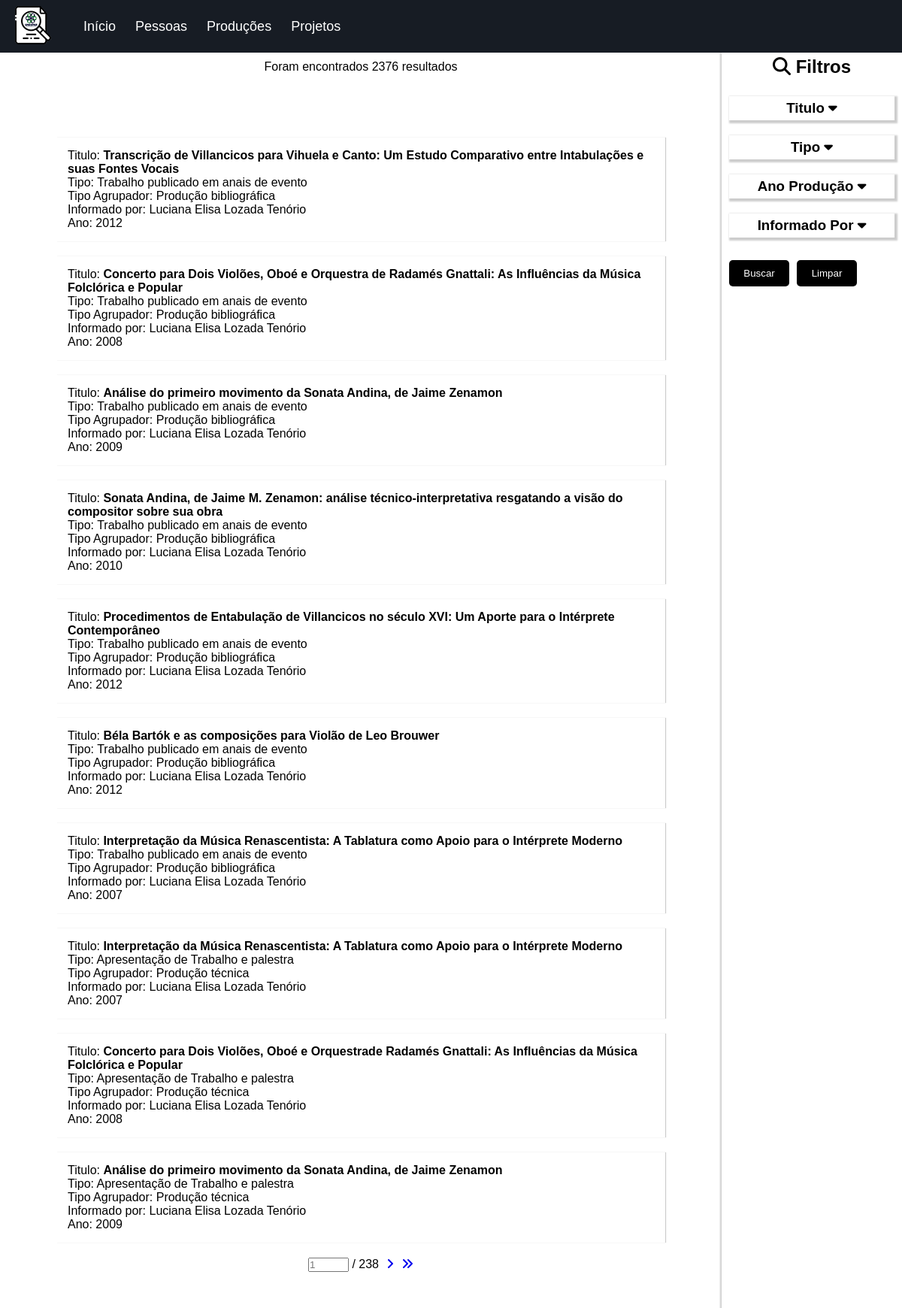
/lattes/producoes, run on the app's committed database.
### lattes/models.py (models this page shows)
class Producao(models.Model):
    ano = models.IntegerField()
    informadoPor = models.CharField(max_length=255)
    tipo = models.CharField(max_length=255)
    tipoAgrupador = models.CharField(max_length=255)
    titulo = models.CharField(max_length=255)

### lattes/views.py (the view)
# urls.py: path("producoes", views.producoes, name="producoes"),
def producoes(request):
    context = {}
    producoes_filtradas = ProducaoFilter(
        request.GET,
        queryset=Producao.objects.all()
    )
    p = Paginator(producoes_filtradas.qs, 10)
    page_number = request.GET.get('page')
    Producao_page = p.get_page(page_number)
    context["Producao_page"] = Producao_page
    context["producoes_filtradas"] = producoes_filtradas
    context["length"] = len(producoes_filtradas.qs)
    return render(request, "lattes/producoes.html", context)

### lattes/templatetags/lattes_extras.py (called while the page is built)
@register.simple_tag
def my_url(value, field_name, urlencode=None):
    url = '?{}={}'.format(field_name, value)
    if urlencode:
        querystring = urlencode.split('&')
        f_querystring = filter(lambda p: p.split('=')[0]!=field_name, querystring)
        e_querystring = '&'.join(f_querystring)
        url='{}&{}'.format(url, e_querystring)
    return url

### lattes/templates/lattes/producoes.html (shortened to what this page needs)
{% extends 'lattes/layout.html' %}
{% block main %}
{% load lattes_extras %}
<div id="head">
    <p>Foram encontrados {{length}} resultados</p>
</div>
<div id="grid-main">
    {% for producao in Producao_page %}
    <div class="grid-item">
        <p>
            Titulo: <b>{{ producao.titulo }}</b> <br>
            Tipo: {{producao.tipo }} <br>
            Tipo Agrupador: {{ producao.tipoAgrupador }} <br>
            Informado por: {{ producao.informadoPor }} <br>
            Ano: {{ producao.ano }}
        </p>
    </div>
    {% endfor %}
    <div id="Paginator">
        <form method="GET">
            <input type="number" name="page" placeholder="{{Producao_page.number}}"> /
            {{Producao_page.paginator.num_pages}}
        </form>
        {% if Producao_page.has_next %}
        <a href="{% my_url Producao_page.next_page_number 'page' request.GET.urlencode %}"><i
                class="fas fa-angle-right"></i></a>
        <a href="{% my_url Producao_page.paginator.num_pages 'page' request.GET.urlencode %}"><i
                class="fas fa-angle-double-right"></i></a>
        {% endif %}
    </div>
</div>
{% endblock %}
{% block aside %}
<h2><i class="fas fa-search"></i> Filtros</h2>
<form method="GET">
    <div id="filtroTitulo">
        <div class="drop-bnt">
            <h3>Titulo <i class="fas fa-caret-down"></i></h3>
        </div>
    </div>
    <div id="filtroTipo">
        <div class="drop-bnt">
            <h3>Tipo <i class="fa fa-caret-down"></i></h3>
        </div>
    </div>
    <div id="filtroAno">
        <div class="drop-bnt">
            <h3>Ano Produção <i class="fas fa-caret-down"></i></h3>
        </div>
    </div>
    <div id="filtroInformadoPor">
        <div class="drop-bnt">
            <h3>Informado Por <i class="fas fa-caret-down"></i></h3>
        </div>
    </div>
    <input type="submit" value="Buscar">
    <a href="?" class="botao">Limpar</a>
</form>
{% endblock %}

### lattes/static/css/estilo.css (style rules this page uses)
* { margin: 0; padding: 0; font-family: Arial, Helvetica, sans-serif; text-decoration: none; }
p, h2 { text-align: center; padding: 5px; }
aside h3 { text-align: center; margin: 20px 10px 20px 10px; padding: 5px; box-shadow: 2px 2px 2px 2px rgba(0, 0, 0, 0.2); }
#head { background-color: white; }
#head p { padding: 10px; }
#grid-main { background-color: white; margin: 50px; display: grid; padding: 20px; grid-column-gap: 20px; grid-row-gap: 10px; grid-template-columns: auto; }
.grid-item { margin: 5px; padding: 10px; box-shadow: 1px 0px 1px 0px rgba(0, 0, 0, 0.2); }
.grid-item p { text-align: left; }
#Paginator { margin: 0 auto 0; display: flex; }
#Paginator input { width: 50px; }
#Paginator a { margin: 5px 5px 0 5px; }
#Paginator form { margin: 5px 5px 0 5px; }
aside input[type=submit] { background-color: black; color: white; margin: 10px 0 0 10px; width: 80px; height: 35px; border: 0px; border-radius: 5px; display: inline-block; }
.botao:link , .botao:visited { background-color: black; color: white; text-align: center; margin: 10px 0 0 10px; border-radius: 5px; width: 80px; height: 25px; padding-top: 10px; display: inline-block; position: absolute; font-size: 13.3333px; font-weight: 400; }

### data on the page
Producao: titulo "Transcrição de Villancicos para Vihuela e Canto: Um Estudo Comparativo entre Intabulações e suas Fontes Vocais", tipo "Trabalho publicado em anais de evento", tipoAgrupador "Produção bibliográfica", informadoPor "Luciana Elisa Lozada Tenório", ano "2012"
Producao: titulo "Concerto para Dois Violões, Oboé e Orquestra de Radamés Gnattali: As Influências da Música Folclórica e Popular", tipo "Trabalho publicado em anais de evento", tipoAgrupador "Produção bibliográfica", informadoPor "Luciana Elisa Lozada Tenório", ano "2008"
Producao: titulo "Análise do primeiro movimento da Sonata Andina, de Jaime Zenamon", tipo "Trabalho publicado em anais de evento", tipoAgrupador "Produção bibliográfica", informadoPor "Luciana Elisa Lozada Tenório", ano "2009"
Producao: titulo "Sonata Andina, de Jaime M. Zenamon: análise técnico-interpretativa resgatando a visão do compositor sobre sua obra", tipo "Trabalho publicado em anais de evento", tipoAgrupador "Produção bibliográfica", informadoPor "Luciana Elisa Lozada Tenório", ano "2010"
Producao: titulo "Procedimentos de Entabulação de Villancicos no século XVI: Um Aporte para o Intérprete Contemporâneo", tipo "Trabalho publicado em anais de evento", tipoAgrupador "Produção bibliográfica", informadoPor "Luciana Elisa Lozada Tenório", ano "2012"
Producao: titulo "Béla Bartók e as composições para Violão de Leo Brouwer", tipo "Trabalho publicado em anais de evento", tipoAgrupador "Produção bibliográfica", informadoPor "Luciana Elisa Lozada Tenório", ano "2012"
Producao: titulo "Interpretação da Música Renascentista: A Tablatura como Apoio para o Intérprete Moderno", tipo "Trabalho publicado em anais de evento", tipoAgrupador "Produção bibliográfica", informadoPor "Luciana Elisa Lozada Tenório", ano "2007"
Producao: titulo "Interpretação da Música Renascentista: A Tablatura como Apoio para o Intérprete Moderno", tipo "Apresentação de Trabalho e palestra", tipoAgrupador "Produção técnica", informadoPor "Luciana Elisa Lozada Tenório", ano "2007"
Producao: titulo "Concerto para Dois Violões, Oboé e Orquestrade Radamés Gnattali: As Influências da Música Folclórica e Popular", tipo "Apresentação de Trabalho e palestra", tipoAgrupador "Produção técnica", informadoPor "Luciana Elisa Lozada Tenório", ano "2008"
Producao: titulo "Análise do primeiro movimento da Sonata Andina, de Jaime Zenamon", tipo "Apresentação de Trabalho e palestra", tipoAgrupador "Produção técnica", informadoPor "Luciana Elisa Lozada Tenório", ano "2009"

### other printed values
{{ length }} "2376"
{{ Producao_page.paginator.num_pages }} "238"
